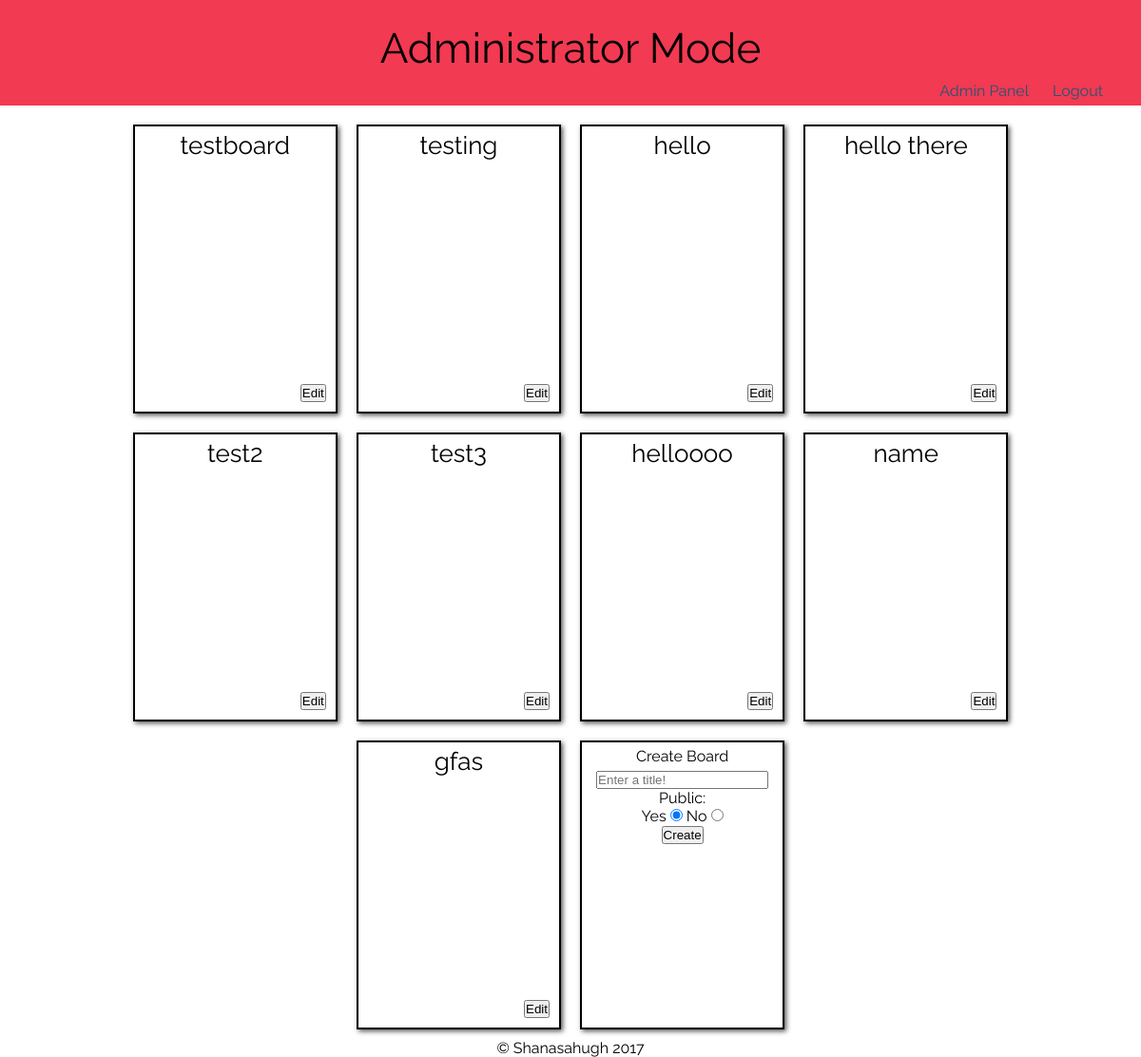
/administrateBoards.php?userID=1 (signed in), run on the app's committed database.
### tables this page shows
CREATE TABLE `boards` (
  `u_id` int(11) NOT NULL,
  `u_user_id` int(11) NOT NULL,
  `title` char(30) NOT NULL,
  `public` tinyint(1) NOT NULL
);

### administrateBoards.php (the view, shortened to what this page needs)
<?php
  require_once 'helperscripts/config.inc';
  echo "<!DOCTYPE html>
  <html>
    <head>
      <meta charset='utf-8'>
      <meta name='viewport' content='width=device-width, initial-scale=1'>
      <title>My Soundboards</title>
      <link rel='stylesheet' href='index.css'>
      <style>
        #heading {
          background-color: #f23a52;
        }
        #content > div {
          position: relative;
          height: 300px;
        }
        p {
          margin: 5px;
        }
        .edit {
          position: absolute;
          bottom: 10px;
          right: 10px;
        }
        .delete {
          position: absolute;
          bottom: 10px;
          left: 10px;
        }
        .soundboardTitle {
          font-size: 26px;
        }
      </style>
    </head>
    <body>
      <div id='heading'>
        <p>Administrator Mode</p>
        <span><p><a href='logout.php'>Logout</a></p></span>
        <span><p><a href='admin.php'>Admin Panel</a></p></span>
      </div>
      <div id='content'>";
  $userID = filter_var($_GET['userID'], FILTER_SANITIZE_STRING);
  $sql = "select title from Boards where u_user_id='$userID'";
  $result = mysqli_query($link, $sql);
  if ($result) {
    while ($row = mysqli_fetch_assoc($result)) {
      $title = $row['title'];
      echo "<div class='sBoardDiv'>
              <p class='soundboardTitle'>$title</p>
              <button class='edit'>Edit</button>
              <button class='delete' style='display: none;'>Delete</button>
              <form class='getBoard' action='administrateBoard.php' method='get'>
                <input type='hidden' name='title' value='$title'>
                <input type='hidden' name='userID' value='$userID'>
              </form>
              <form class='deleteBoard' action='deleteboard.php' method='get'>
                <input type='hidden' name='title' value='$title'>
              </form>
            </div>";
    }
  }
  echo "<div id='createPublicBoard'>
          <p>Create Board</p>
          <form id='createBoard' action='addboard.php' method='post'>
            <input type='text' name='boardTitle' placeholder='Enter a title!' maxlength='30' required><br>
            <label for='public'>Public: </label><br>
            <label for='public'>Yes </label>
            <input name='public' type='radio' value='1' checked>
            <label for='public'>No </label>
            <input name='public' type='radio' value='0'><br>
            <input type='submit' value='Create'>
          </form>
        </div>
      </div>
      <footer>&copy; Shanasahugh 2017</footer>
    </body>
  </html>";
?>

### index.css (style rules this page uses)
* { padding: 0; margin: 0 auto; }
body { font-family: 'Raleway', sans-serif; }
footer { text-align: center; }
a { text-decoration: none; color: #257; }
#heading { margin-bottom: 10px; padding: 20px; padding-bottom: 30px; background-color: #4ea0ed; }
#heading > p { text-align: center; font-size: 44px; }
#heading > span > p { margin-right: 20px; float: right; cursor: pointer; }
#content { width: 80%; text-align: center; }
#content > div { box-shadow: 2px 2px 5px #555; vertical-align: top; cursor: pointer; }
@media screen and (min-width: 1106px) { #content > div { display: inline-block; width: 22%; border: 2px solid black; margin: 10px; } }

### administrateBoards.php (style rules this page uses)
#heading { background-color: #f23a52; }
#content > div { position: relative; height: 300px; }
p { margin: 5px; }
.edit { position: absolute; bottom: 10px; right: 10px; }
.soundboardTitle { font-size: 26px; }

### data on the page
boards: title "testboard"
boards: title "testing"
boards: title "hello"
boards: title "hello there"
boards: title "test2"
boards: title "test3"
boards: title "helloooo"
boards: title "name"
boards: title "gfas"
